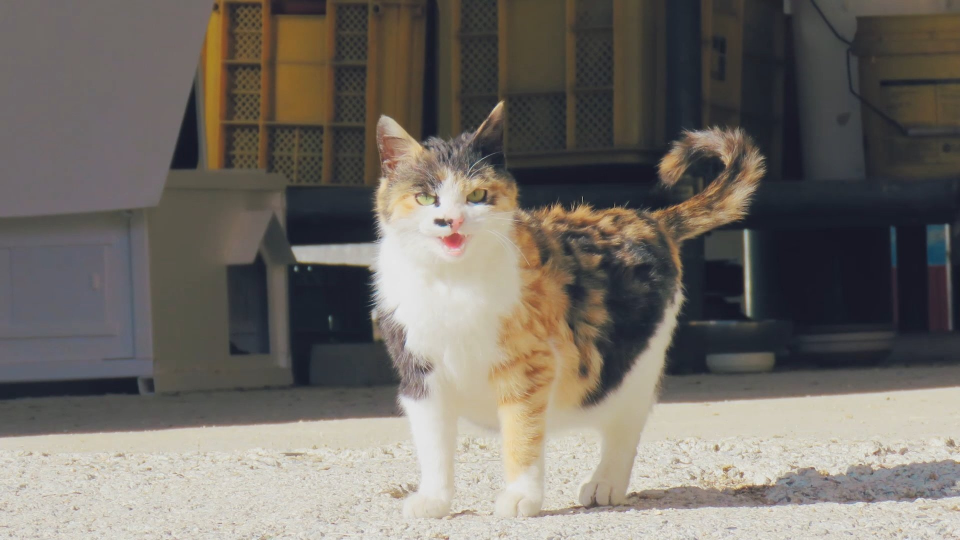
#> input picture Exploration/Ex04/tricolor_cat.png, 1920 x 1080 px, found by its file name (shown at 1/2 size)
$ jupyter execute --allow-errors portrait_mode.ipynb
#> lines starting #> are read from the running program, lines starting #| are printed output that depends on the picture
[cell 1]
import os
import urllib
import cv2
import numpy as np
from pixellib.semantic import semantic_segmentation
from matplotlib import pyplot as plt

[cell 2]
os.getcwd()

## 1. 인물모드 직접 해보기
### 이미지 가져와서 배경과 고양이 분리

[cell 3]
#이미지 가져오기
img_path = '/workspace/userdisk/AIFFEL_quest_cr/AIFFEL_quest_rs/Exploration/Ex04/tricolor_cat.png'
img_orig = cv2.imread(img_path)
#> img_orig is the input picture: shape (1080, 1920, 3); mean B, G, R 102.4, 109, 114.2

print(img_orig.shape)
#| (1080, 1920, 3)
plt.imshow(cv2.cvtColor(img_orig, cv2.COLOR_BGR2RGB))
plt.show()

[cell 4]
#PixelLib에서 제공해 주는 모델을 다운로드
# 1. os.getenv(x)함수는 환경 변수x의 값을 포함하는 문자열 변수를 반환합니다. model_dir 에 "/aiffel/human_segmentation/models" 저장
# 2. #os.path.join(a, b)는 경로를 병합하여 새 경로 생성 model_file 에 "/aiffel/aiffel/human_segmentation/models/deeplabv3_xception_tf_dim_ordering_tf_kernels.h5" 저장
# 1
model_dir = os.getenv('HOME')+'/aiffel/human_segmentation/models'
# 2
model_file = os.path.join(model_dir, 'deeplabv3_xception_tf_dim_ordering_tf_kernels.h5')

# PixelLib가 제공하는 모델의 url입니다
model_url = 'https://github.com/ayoolaolafenwa/PixelLib/releases/download/1.1/deeplabv3_xception_tf_dim_ordering_tf_kernels.h5'

# 다운로드를 시작합니다
urllib.request.urlretrieve(model_url, model_file) # urllib 패키지 내에 있는 request 모듈의 urlretrieve 함수를 이용해서 model_url에 있는 파일을 다운로드 해서 model_file 파일명으로 저장
#> (this line was passed over: the network is not available in this run)

#> (a cell that did not finish here is left out)

#> (a cell that did not finish here is left out)

#> (a cell that did not finish here is left out)

[cell 8]
#segvalues에 있는 class_ids를 담겨있는 값을 통해 pacalvoc에 담겨있는 라벨을 출력
#pascalvoc 데이터의 라벨종류
LABEL_NAMES = [
    'background', 'aeroplane', 'bicycle', 'bird', 'boat', 'bottle', 'bus',
    'car', 'cat', 'chair', 'cow', 'diningtable', 'dog', 'horse', 'motorbike',
    'person', 'pottedplant', 'sheep', 'sofa', 'train', 'tv'
]
#> (the rest of this cell did not finish here and is left out)

[cell 9]
#컬러맵 만들기
colormap = np.zeros((256, 3), dtype = int)
ind = np.arange(256, dtype=int)

for shift in reversed(range(8)):
    for channel in range(3):
        colormap[:, channel] |= ((ind >> channel) & 1) << shift
    ind >>= 3

[cell 10]
colormap[8] #컬러맵 8에 해당하는 배열 출력, pecalvoc에 LABEL_NAMES cat

[cell 11]
seg_color = (0, 0, 64 ) # 색상순서 변경 - colormap의 배열은 RGB 순이며 output의 배열은 BGR 순서
# output의 픽셀 별로 색상이 seg_color와 같다면 1(True), 다르다면 0(False)이 됩니다
# seg_color 값이 person을 값이 므로 사람이 있는 위치를 제외하고는 gray로 출력
# cmap 값을 변경하면 다른 색상으로 확인이 가능함
#> (the rest of this cell did not finish here and is left out)

[cell 12]
#원본이미지를 img_show에 할당
img_show = img_orig.copy()

#True와 False인 값을 각각 255와 0으로 바꿔줌
#> (the rest of this cell did not finish here and is left out)

### 배경 흐리게 하기

[cell 13]
#blur() 함수를 이용하여 배경 흐리게 하기
img_orig_blur = cv2.blur(img_orig, (41,41))
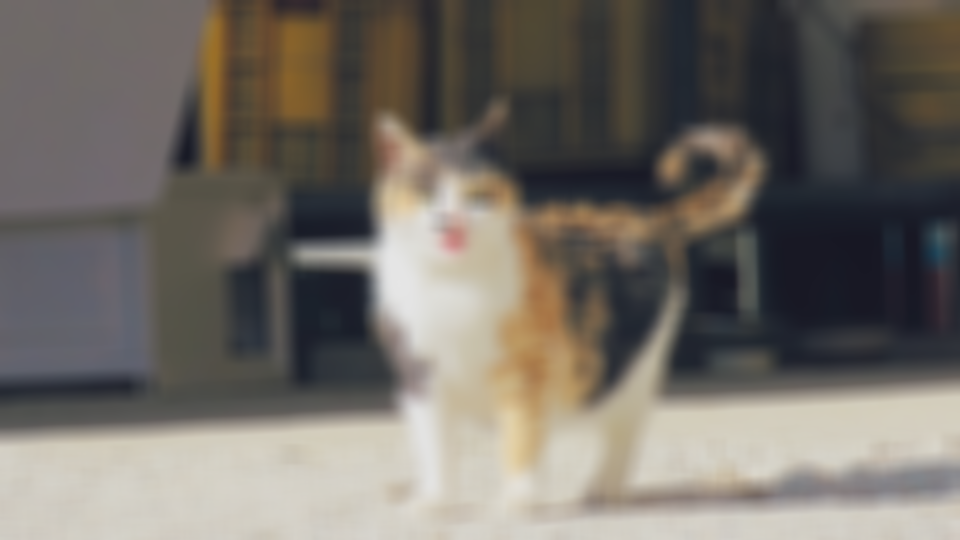
#> img_orig_blur: shape (1080, 1920, 3) (shown at 1/2 size); mean B, G, R 102.4, 109, 114.2

plt.imshow(cv2.cvtColor(img_orig_blur, cv2.COLOR_BGR2RGB))


$ run again, with Exploration/Ex04/2.png copied over Exploration/Ex04/tricolor_cat.png
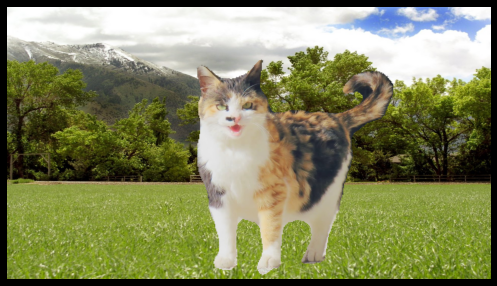
#> input picture Exploration/Ex04/2.png, 497 x 286 px, found by its file name
#> img_orig is the input picture: shape (286, 497, 3); mean B, G, R 92.9, 134.1, 130.5
#| (286, 497, 3)
#> `img_orig_blur = cv2.blur(img_orig, (41,41))`:
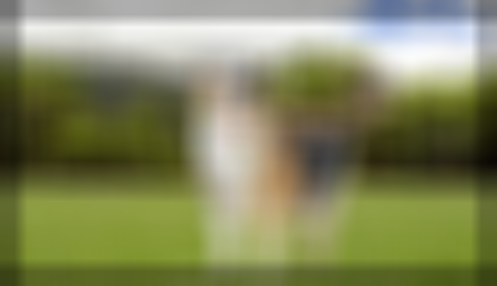
#> img_orig_blur: shape (286, 497, 3); mean B, G, R 93.3, 134.7, 131.1
